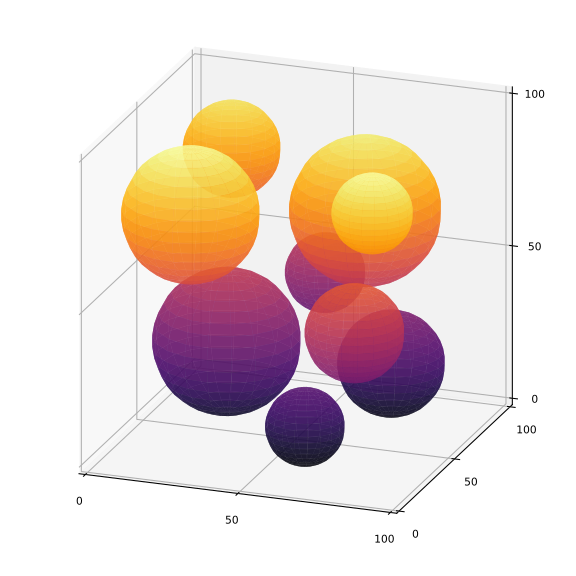

Recreate this plot in Julia.
using BubbleBath
using Distributions: Uniform
using Plots

function circle(x₀,y₀,z₀,r,n=20)
    θ = LinRange(-π, π, n)
    φ = LinRange(0, π, n)
    x = x₀ .+ r.*cos.(θ).*sin.(φ)'
    y = y₀ .+ r.*sin.(θ).*sin.(φ)'
    z = z₀ .+ r.*ones(n).*cos.(φ)'
    return x, y, z
end # function

radius_pdf = Uniform(10, 25)
extent = (100, 100, 100)
ϕ_max = 0.3
min_distance = 10.0
spheres = bubblebath(radius_pdf, ϕ_max, extent; min_distance)

ϕ = round(packing_fraction(spheres, extent), digits=3)

plot(
    xlims=(0,extent[1]), ylims=(0,extent[2]), zlims=(0,extent[3]),
    size=(400,400), aspect_ratio=:equal,
    legend=false, colorbar=false,
    ticks=0:50:100,
    camera=(20,20)
)
for s in spheres
    surface!(circle(s.pos..., s.radius), alpha=0.7)
end
plot!()
